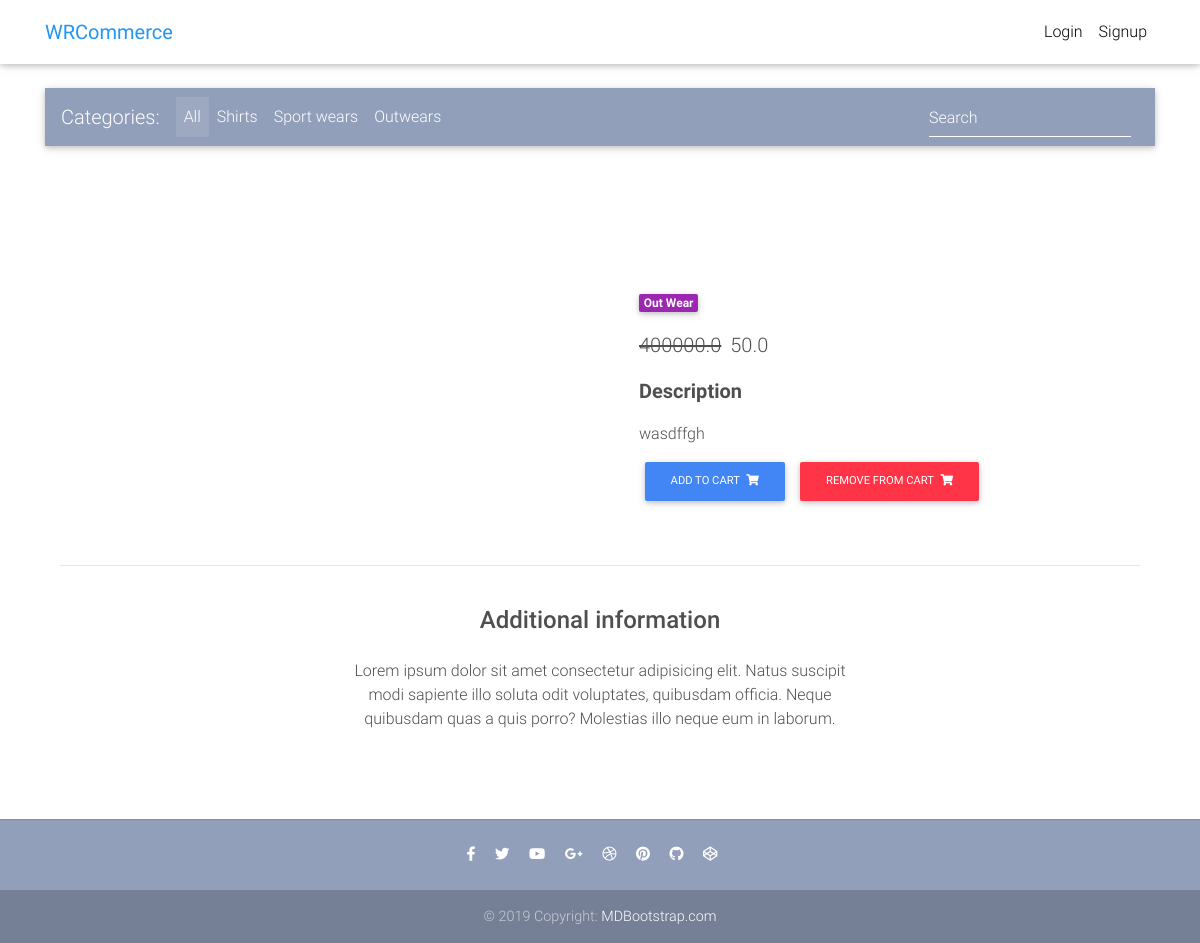
The page /product/test-product-2/ on the database its author committed.
### app/models.py (models this page shows, shortened)
class Item(models.Model):
	title = models.CharField(max_length=100)
	price = models.FloatField()
	discount_price = models.FloatField(blank=True, null=True)
	category = models.CharField(choices=CATEGORY_CHOICES, max_length=2)
	label = models.CharField(choices=LABEL_CHOICES, max_length=1)
	slug = models.SlugField()
	description = models.TextField()
	def get_add_to_cart_url(self):
		return reverse("app:add_to_cart", kwargs={
			'slug': self.slug
		})
	def get_remove_from_cart_url(self):
		return reverse("app:remove_from_cart", kwargs={
			'slug': self.slug
		})

### app/views.py (the view)
# urls.py: path('product/<slug>/',ItemDetailView.as_view(), name="product"),
class ItemDetailView(DetailView):
	model = Item
	template_name = "product.html"

### templates/product.html (shortened to what this page needs)
{% extends 'base.html' %} {% block content %}
<main class="mt-5 pt-4">
  <div class="container dark-grey-text mt-5">
    <div class="row wow fadeIn">
      <div class="col-md-6 mb-4">
      </div>
      <div class="col-md-6 mb-4">
        <div class="p-4">
          <div class="mb-3">
            <a href="">
              <span class="badge purple mr-1"
                >{{ object.get_category_display }}</span
              >
            </a>
          </div>
          <p class="lead">
            {% if object.discount_price %}
            <span class="mr-1">
              <del>{{ object.price }}</del>
            </span>
            <span>{{ object.discount_price }}</span>
            {% else %}
            <span>{{object.price}}</span>
            {% endif %}
          </p>
          <p class="lead font-weight-bold">Description</p>
          <p>{{ object.description}}</p>
          <a
            href="{{ object.get_add_to_cart_url}}"
            class="btn btn-primary btn-md my-0 p"
          >
            Add to cart
            <i class="fas fa-shopping-cart ml-1"></i>
          </a>
          <a
            href="{{ object.get_remove_from_cart_url}}"
            class="btn btn-danger btn-md my-0 p"
          >
            remove from cart
            <i class="fas fa-shopping-cart ml-1"></i>
          </a>
        </div>
      </div>
    </div>
    <hr />
    <div class="row d-flex justify-content-center wow fadeIn">
      <div class="col-md-6 text-center">
        <h4 class="my-4 h4">Additional information</h4>
        <p>
          Lorem ipsum dolor sit amet consectetur adipisicing elit. Natus
          suscipit modi sapiente illo soluta odit voluptates, quibusdam officia.
          Neque quibusdam quas a quis porro? Molestias illo neque eum in
          laborum.
        </p>
      </div>
    </div>
    <div class="row wow fadeIn">
      <div class="col-lg-4 col-md-12 mb-4">
      </div>
      <div class="col-lg-4 col-md-6 mb-4">
      </div>
      <div class="col-lg-4 col-md-6 mb-4">
      </div>
    </div>
  </div>
</main>
{% endblock content %}

### templates/base.html (style rules this page uses)
html, body, header, .carousel { height: 60vh; }

### rows shown on the page
Item: category "Out Wear", price "400000.0", discount_price "50.0", description "wasdffgh"
